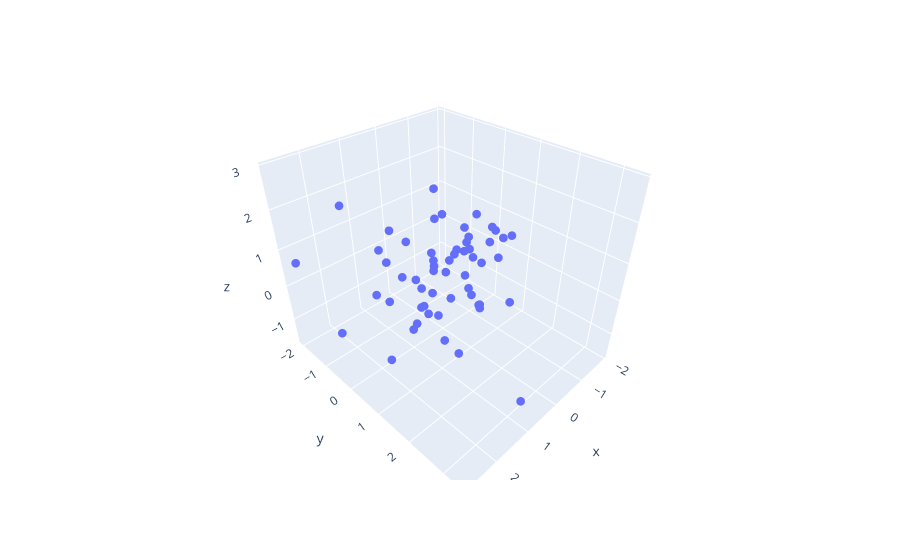

Notebook code for this chart:
### Markdown cell above
As expected, even though those patients never had a stroke, they are at high risk and are half are predicted to have had a stroke.

### Code cell
famd, coords = get_famd(df_perfusion_v2)
fig = px.scatter_3d(x=coords[0], y=coords[1], z=coords[2], size_max=15)
fig.update_traces(marker={'size': 3})
fig.show()
